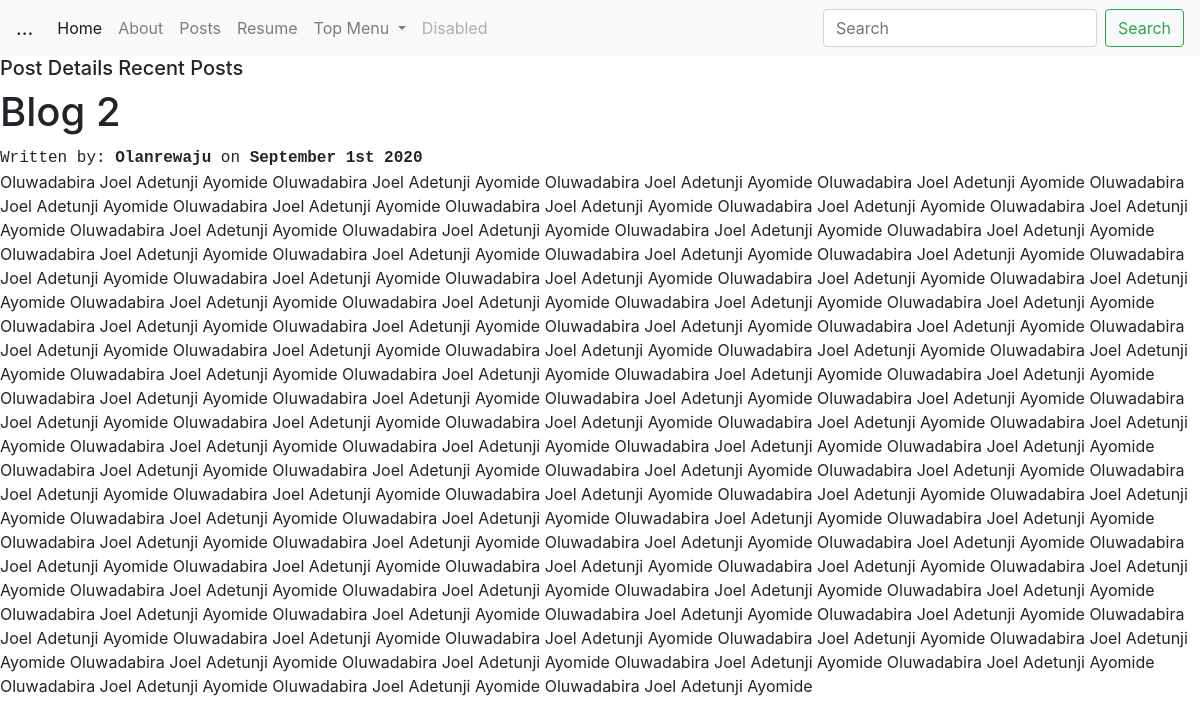
The app's page /post/2/ with its own data.
### post/models.py (models this page shows, shortened)
class Post(models.Model):
    title = models.CharField(max_length=25)
    description = models.TextField()
    date = models.DateField()
    author = models.CharField(max_length=25)

### post/views.py (the view)
# urls.py: path('<int:post_id>/', views.detail, name='detail'),
def detail(request, post_id):
    post = get_object_or_404(Post, pk=post_id)
    return render(request,'post/detail.html', {'post':post})

### post/templates/post/detail.html
{% extends 'portfolio/base.html' %}
{% block content %}
<h5>Post Details Recent Posts</h5>
<h1>{{ post.title }}</h1>
<tt>Written by: <b>{{ post.author }}</b> on <b>{{ post.date|date:'F jS Y' }}</b></tt>
<p>{{ post.description|safe }}</p>
{% endblock %}

### records on screen
Post: title "Blog 2", author "Olanrewaju", date "September 1st 2020", description "Oluwadabira Joel Adetunji Ayomide Oluwadabira Joel Adetunji Ayomide Oluwadabira Joel Adetunji Ayomide Oluwadabira Joel Adetunji Ayomide Oluwadabira Joel Adetunji Ayomide Oluwadabira Joel Adetunji Ayomide Oluwadabira Joel Adetunji Ayomide Oluwadabira Joel Adetunji Ayomide Oluwadabira Joel Adetunji Ayomide Oluwadabira Joel Adetunji Ayomide Oluwadabira Joel Adetunji Ayomide Oluwadabira Joel Adetunji Ayomide Oluwadabira Joel Adetunji Ayomide Oluwadabira Joel Adetunji Ayomide Oluwadabira Joel Adetunji Ayomide Oluwadabira Joel Adetunji Ayomide Oluwadabira Joel Adetunji Ayomide Oluwadabira Joel Adetunji Ayomide Oluwadabira Joel Adetunji Ayomide Oluwadabira Joel Adetunji Ayomide Oluwadabira Joel…"
